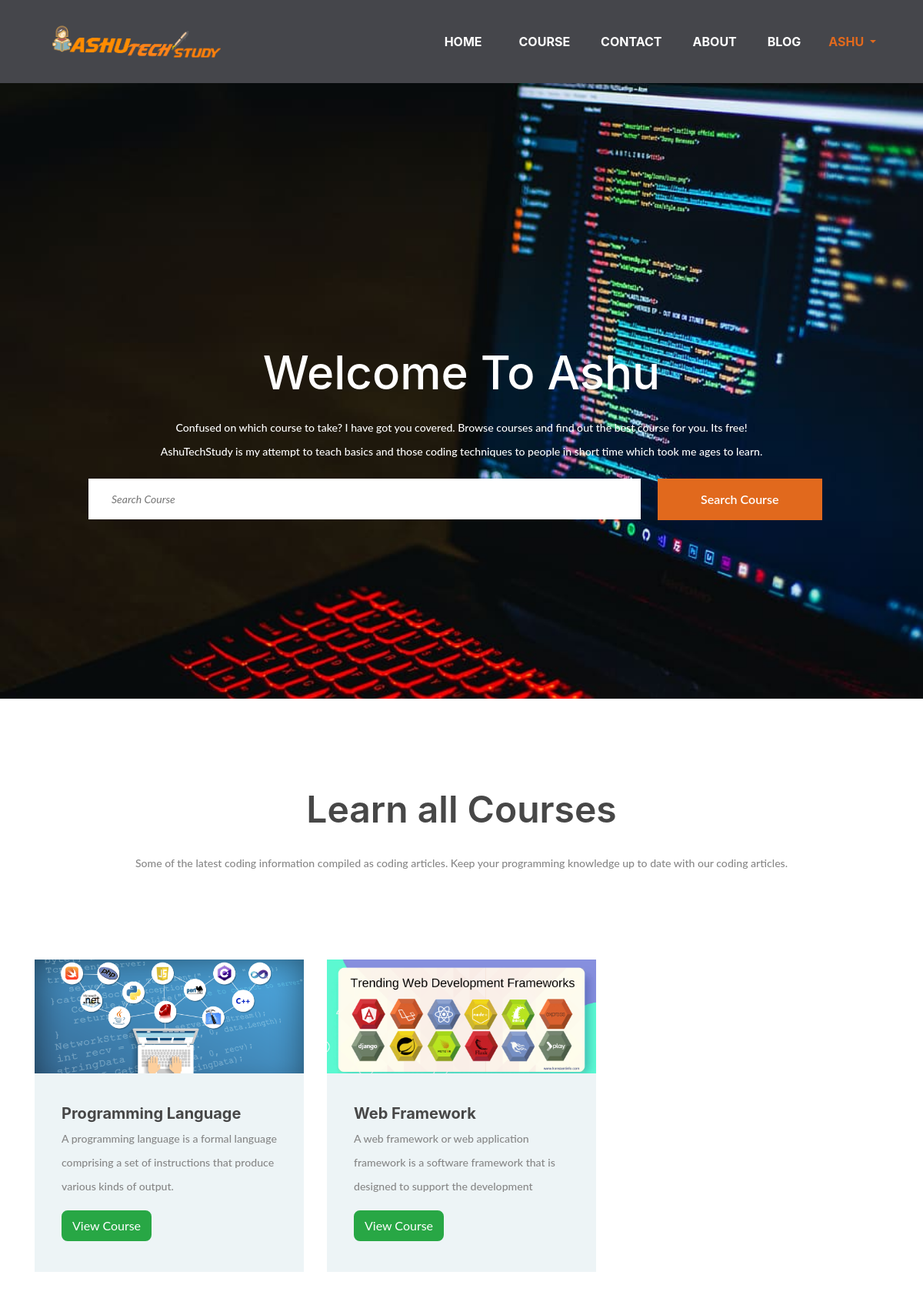
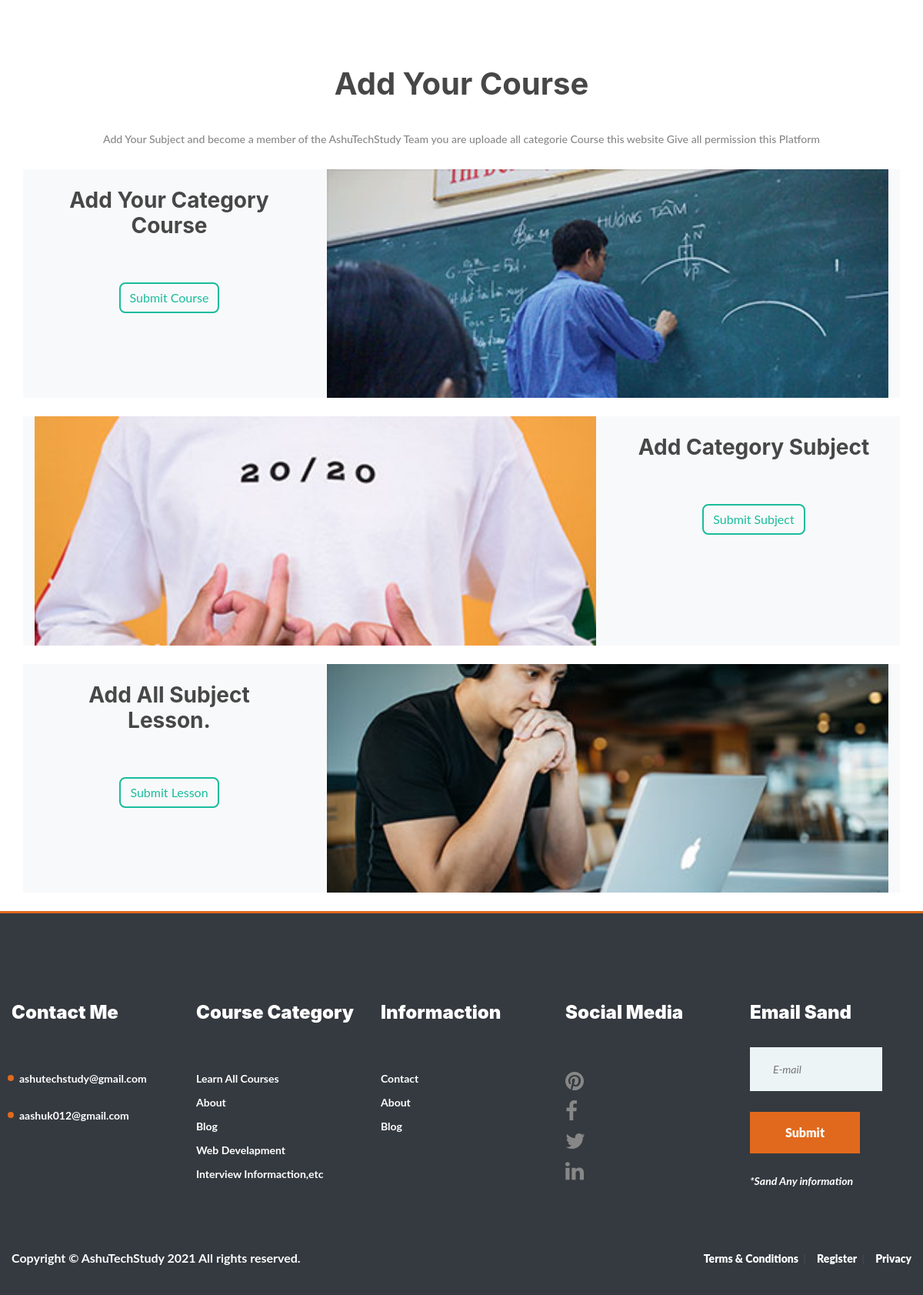
Screenshot of / (signed in) with the database file from the repository (2 pictures, top to bottom).
### courses/models.py (models this page shows, shortened)
class Klasa(models.Model):
    titulli = models.CharField(max_length=150)
    pershkrimi = models.TextField(max_length= 200, null=True)
    imazhi = models.ImageField(upload_to='cat_images')

### courses/views.py (the view)
# urls.py: path('', HomeView.as_view(), name='home'),
class HomeView(TemplateView):
    template_name = 'index.html'
    def get_context_data(self, **kwargs):
        context = super().get_context_data(**kwargs)
        category = Klasa.objects.all()
        context['category'] = category
        return context

### templates/index.html (shortened to what this page needs)
{% extends 'base.html' %}
{% load static %}
{% block content %}
<section class="hero-section set-bg" data-setbg="{% static 'webuni/img/css.jpg'%}">
    <div class="container-fluid">
        <div class="hero-text text-white">
            {% if request.user.is_authenticated %}
            <h2>Welcome {% if request.user.profile.is_teacher == True %}
                To
                {% endif %} {{ request.user.username|capfirst }}
            </h2>
            {% else %}
            <h2>Welcome AshuTechStudy</h2>
            {% endif %}
            <p>Confused on which course to take? I have got you covered. Browse courses and find out
                the best course for you. Its free!<br>AshuTechStudy is my attempt to teach basics and those coding
                techniques to people in short time which took me ages to learn.</p>
        </div>
        <div class="row">
            <div class="col-lg-10 offset-lg-1">
                <form method="post" action="{% url 'courses:kerko_kurs' %}" class="intro-newslatter" style="margin-top: -85px;"> {% csrf_token %}
                    <input name="search" type="text" placeholder="Search Course">
                    <button type="submit" class="site-btn">Search Course</button>
                </form>
            </div>
        </div>
    </div>
</section>
<section class="categories-section spad">
    <div class="container">
        <div class="section-title">
            <h2 id="kurset">Learn all Courses</h2>
            <p>Some of the latest coding information compiled as coding articles. Keep your
                programming knowledge up to date with our coding articles.</p>
        </div>
        <div class="row">
            {% for cat in category %}
            <div data-aos="zoom-in" class="col-lg-4 col-md-6">
                <div class="categorie-item">
                    <div class="ci-thumb set-bg" data-setbg="{{ cat.imazhi.url }}"></div>
                        <div class="ci-text">
                            <h5>{{cat.titulli|capfirst }}</h5>
                            <p>{{ cat.pershkrimi|capfirst }}</p>
                            <span><a class="btn btn-success" href="/courses/{{ cat.id }}">View Course</a></span>
                        </div>
                    </div>
                </div>
            {% endfor %}
        </div>
    </div>
</section>
{% if request.user.is_authenticated %}
<div class="container">
    <h1 class="text-center">Add Your Course </h1><br>
    <p class="text-center">Add Your Subject and become a member of the AshuTechStudy Team you are uploade all categorie
        Course this website Give all permission this Platform</p>
    <div data-aos="fade-right" class="row mt-4 mb-4 bg-light">
        <div class="col-md-4 text-center">
            <h3 class="p-4">Add Your Category Course </h3>
            <a href="{% url 'courses:krijo_klase' %}" class="btn btn-outline-primary m-4">Submit Course</a>
        </div>
        <div class="col-md-8">
            <img class="img-fluid w-100" src="{% static 'webuni/img/categories/4.jpg' %}" alt="">
        </div>
    </div>
    <div data-aos="fade-left" class="row mt-4 mb-4 bg-light">
        <div class="col-md-8">
            <img class="img-fluid w-100" src="{% static 'webuni/img/categories/2.jpg' %}" alt="">
        </div>
        <div class="col-md-4 text-center">
            <h3 class="p-4">Add Category Subject </h3>
            <a href="{% url 'courses:krijo_lende' %}" class="btn btn-outline-primary m-4">Submit Subject</a>
        </div>
    </div>
    <div data-aos="fade-right" class="row mt-4 mb-4 bg-light">
        <div class="col-md-4 text-center">
            <h3 class="p-4">Add All Subject Lesson.</h3>
            <a href="{% url 'courses:krijo_mesim' %}" class="btn btn-outline-primary m-4">Submit Lesson</a>
        </div>
        <div class="col-md-8">
            <img class="img-fluid w-100" src="{% static 'webuni/img/categories/1.jpg' %}" alt="">
        </div>
    </div>
</div>
{% endif %}
{% endblock content %}

### templates/base.html (shortened to what this page needs)
<!DOCTYPE html>
{% load static %}
<html lang="en">
<head>
	<link rel="stylesheet" href="{% static 'webuni/css/bootstrap.min.css'%}"/>
	<link rel="stylesheet" href="{% static 'webuni/css/font-awesome.min.css' %}"/>
	<link rel="stylesheet" href="{% static 'webuni/css/owl.carousel.css' %}"/>
	<link rel="stylesheet" href="{% static 'webuni/css/style.css'%}"/>
	<link rel="stylesheet" href="{% static 'webuni/css/freelancer.css'%}"/>
	<link rel="stylesheet" href="https://unpkg.com/aos@next/dist/aos.css" />
</head>
<body>
	<nav class="navbar navbar-expand-lg bg-secondary text-uppercase" id="mainNav">
		<div class="container">
		  <a class="navbar-brand js-scroll-trigger" href="/"><img src="{% static 'webuni/img/logo7.png' %}" height="50px" alt=""><b style="color: rgb(250, 125, 67);"></b></a>
		  <div class="collapse navbar-collapse" id="navbarResponsive">
			<ul class="navbar-nav ml-auto">
			  <li class="nav-item mx-0 mx-lg-1">
				<a class="nav-link py-3 px-0 px-lg-3 rounded js-scroll-trigger" href="{% url 'courses:home' %}">Home</a>
			  </li>
			  <li class="nav-item mx-0 mx-lg-1">
				<li class="nav-item mx-0 mx-lg-1">
					<a class="nav-link py-3 px-0 px-lg-3 rounded js-scroll-trigger" href="/#kurset">Course</a>
				  </li>
			  </li>
			  <li class="nav-item mx-0 mx-lg-1">
				<a class="nav-link py-3 px-0 px-lg-3 rounded js-scroll-trigger" href="{% url 'courses:contact' %}">Contact</a>
			  </li>
			  <li class="nav-item mx-0 mx-lg-1">
				<a class="nav-link py-3 px-0 px-lg-3 rounded js-scroll-trigger" href="{% url 'courses:about' %}">About</a>
			  </li>
			  <li class="nav-item mx-0 mx-lg-1">
				<a class="nav-link py-3 px-0 px-lg-3 rounded js-scroll-trigger" href="{% url 'blogs:bloghome' %}">Blog</a>
			  </li>
			  {% if request.user.is_authenticated %}
			  <div class="dropdown show">
				<a class=" dropdown-toggle nav-link py-3 px-0 px-lg-3 rounded js-scroll-triggeraa" href="#" role="button" id="dropdownMenuLink" data-toggle="dropdown" aria-haspopup="true" aria-expanded="false">
					{{request.user.username}}
				</a>
			  </div>
              {% endif %}
			</ul>
		  </div>
		</div>
	  </nav>
{% block content %}
{% endblock content %}
	<footer class="footer-section spad pb-0 bg-dark">
		<div class="footer-top ">
			<div class="footer-warp">
				<div class="row ">
					<div class="widget-item">
						<h4><b class=text-white>Contact Me</b></h4>
						<ul class="contact-list">
							<li><b class=text-white>ashutechstudy@gmail.com</b></li>
							<li><b class=text-white>aashuk012@gmail.com</b></li>
						</ul>
					</div>
					<div class="widget-item">
						<h4><b class=text-white>Course Category</b></h4>
						<ul>
							<li><a href="/#kurset"><b class=text-white>Learn All Courses</b></a></li>
							<li><a href="{% url 'courses:about' %}"><b class=text-white>About</b></a></li>
							<li><a href="{% url 'blogs:bloghome' %}"><b class=text-white>Blog</b></a></li>
							<li><a href=""><b class=text-white>Web Develapment</b></a></li>
							<li><a href=""><b class=text-white>Interview Informaction,etc</b></a></li>
						</ul>
					</div>
					<div class="widget-item">
						<h4><b class=text-white>Informaction</b></h4>
						<ul>
							<li><a href="{% url 'courses:contact' %}"><b class=text-white>Contact</b></a></li>
							<li><a href="{% url 'courses:about' %}"><b class=text-white>About</b></a></li>
							<li><a href="{% url 'blogs:bloghome' %}"><b class=text-white>Blog</b></a></li>
						</ul>
					</div>
					<div class="widget-item">
						<h4><b class=text-white>Social Media</b></h4>
						<ul>
						<li><a href="https://in.pinterest.com/aashuk012/"><i class="fa fa-pinterest fa-2x icon-cog"></i></a></li>
						<li><a href="https://www.facebook.com/AshuKashyap-112885700424232"><i class="fa fa-facebook fa-2x"></i></a></li>
						<li><a href="https://twitter.com/aashukashyap6"><i class="fa fa-twitter fa-2x"></i></a></li>
						<li><a href="https://www.linkedin.com/in/ashu-kashyap-174505136/"><i class="fa fa-linkedin fa-2x"></i></a></li>
						</ul>
					</div>
					<div class="widget-item">
						<h4><b class= "text-white">Email Sand</b></h4>
						<form class="footer-newslatter">
							<input type="email" placeholder="E-mail">
							<button class="site-btn"><b class="text-white">Submit</b></button>
							<p><b class=text-white>*Sand Any information </b></p>
						</form>
					</div>
				</div>
			</div>
		</div>
		<div class="footer-bottom bg-dark">
			<div class="footer-warp">
				<ul class="footer-menu">
					<li><a href="#"><b class=text-white>Terms & Conditions</b></a></li>
					<li><a href="{% url 'account_signup' %}"><b class=text-white>Register</b></a></li>
					<li><a href="#"><b class=text-white>Privacy</b></a></li>
				</ul>
				<div class="text-white">
	<b>Copyright &copy; AshuTechStudy <script>document.write(new Date().getFullYear());</script> All rights reserved.</b>
</div>
			</div>
		</div>
	</footer>
</html>

### static/webuni/css/style.css (style rules this page uses)
html, body { height: 100%; font-family: 'Raleway', sans-serif; -webkit-font-smoothing: antialiased; font-smoothing: antialiased; scroll-behavior: smooth; }
h1, h2, h3, h4, h5, h6 { margin: 0; font-weight: 600; color: #474747; }
h1 { font-size: 70px; }
h2 { font-size: 36px; }
h3 { font-size: 30px; }
h4 { font-size: 24px; }
h5 { font-size: 20px; }
p { font-size: 14.1px; color: #878787; line-height: 2.2; font-weight: 500; }
img { max-width: 100%; }
::placeholder { font-style: italic; }
ul, ol { padding: 0; margin: 0; }
.section-title { text-align: center; padding: 0 110px; margin-bottom: 110px; }
.section-title h2 { font-size: 48px; font-weight: 600; margin-bottom: 25px; }
.section-title p { margin-bottom: 0; font-weight: 500; }
.set-bg { background-repeat: no-repeat; background-size: cover; background-position: top center; }
.spad { padding-top: 115px; padding-bottom: 115px; }
.text-white h1, .text-white h2, .text-white h3, .text-white h4, .text-white h5, .text-white h6, .text-white p, .text-white span, .text-white li, .text-white a { color: #fff; }
.site-btn { display: inline-block; min-width: 196px; text-align: center; border: none; padding: 15px 10px; font-weight: 600; font-size: 16px; position: relative; color: #fff; cursor: pointer; background: #e1691d; }
.hero-section { height: 100vh; }
.hero-text { text-align: center; padding-top: 340px; margin-bottom: 105px; }
.hero-text h2 { font-size: 60px; font-weight: 500; margin-bottom: 20px; }
.intro-newslatter input[type=text], .intro-newslatter input[type=email] { height: 53px; width: 74%; padding: 0 30px; margin-right: 22px; float: left; border: none; font-size: 14px; }
.intro-newslatter .site-btn { min-width: 214px; }
.categories-section .container { margin-bottom: -34px; }
.categorie-item { margin-bottom: 34px; background: #edf4f6; -webkit-transition: all 0.4s; -o-transition: all 0.4s; transition: all 0.4s; }
.categorie-item .ci-thumb { background-size: cover; height: 148px; -webkit-transition: all 0.2s; -o-transition: all 0.2s; transition: all 0.2s; }
.categorie-item .ci-text { padding: 40px 35px; }
.categorie-item .ci-text h5 { margin-bottom: 5px; }
.categorie-item .ci-text span { font-size: 18px; font-weight: 600; color: #e1691d; }
.footer-section { border-top: 3px solid #e1691d; }
.footer-warp { max-width: 1559px; padding: 0 15px; margin: 0 auto; }
.widget-item { width: 20%; padding: 0 15px; }
.widget-item h4 { margin-bottom: 30px; }
.widget-item ul { list-style: none; padding-top: 30px; }
.widget-item ul li { margin-bottom: 10px; font-size: 14px; font-weight: 500; color: #878787; }
.widget-item ul li:last-child { margin-bottom: 0; }
.widget-item ul a { color: #878787; }
.widget-item ul.contact-list li { margin-bottom: 27px; position: relative; padding-left: 10px; }
.widget-item ul.contact-list li:last-child { margin-bottom: 0; }
.widget-item ul.contact-list li:after { position: absolute; content: ""; width: 8px; height: 8px; left: -5px; top: 6px; border-radius: 50%; background: #e1691d; }
.footer-newslatter { padding-right: 38px; }
.footer-newslatter input[type=email] { height: 57px; width: 100%; padding: 0 30px; margin-bottom: 27px; float: left; border: none; font-size: 14px; background: #edf4f6; }
.footer-newslatter .site-btn { min-width: 143px; margin-bottom: 20px; }
.footer-newslatter p { margin-bottom: 0; font-weight: 500; font-style: italic; }
.footer-bottom { overflow: hidden; background: #edf4f6; padding: 20px 0; margin-top: 50px; }
.footer-menu { list-style: none; float: right; }
.footer-menu li { display: inline; }
.footer-menu li:last-child a { padding-right: 0; margin-right: 0; }
.footer-menu li:last-child a:after { display: none; }
.footer-menu li a { display: inline-block; font-size: 14px; font-weight: 600; color: #474747; padding-right: 10px; margin-right: 10px; position: relative; }
.footer-menu li a:after { position: absolute; content: "|"; right: 0; top: 0; }
@media (min-width: 1200px) { .container { max-width: 1180px; } }

### rows the page displays
Klasa: shows a picture, titulli "Programming Language", pershkrimi "A programming language is a formal language comprising a set of instructions that produce various kinds of output."
Klasa: shows a picture, titulli "Web Framework", pershkrimi "A web framework or web application framework is a software framework that is designed to support the development"

### other values shown
{{ request.user.username }} "ASHU"
{{ request.user.username|capfirst }} "Ashu"
